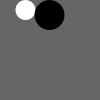
Frame 1 (no input)
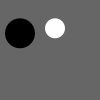
Frame 60 (the mouse pressed at the canvas centre just before this capture)
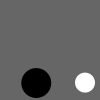
Frame 120 (the mouse held since frame 60 and released just before this capture)

The Processing sketch that drew these frames (run headless with seeded random() and noise(); from frame 60 on, the mouse is pressed at the canvas centre):

// Processing sketch: processing_891
// ── processing_891.pde

Ball b1, b2;

float gravity = 0.01;

void setup() {
  size(100,100);
  background(102);
  ellipseMode(CENTER);
  noStroke();

  int r1 = 10;         
  int r2 = 15; 
  float bnc1 = 0.9;   
  float bnc2 = 0.85;



  b1 = new Ball(width/4, r1, 0.5, 0, bnc1, r1, 255);
  b2 = new Ball(width/2, r2, -0.5, 0, bnc2, r2, 0);
}


void draw() {
  background(102);
  

  b1.update();
  b2.update();
}


class Ball
{

  float posx, posy;         
  float speedx, speedy;      
  float bounciness;        
  int radius, colour;    
  
  Ball (float x, float y, float sx, float sy, float b, int r, int c) {
    posx = x; posy = y;
    speedx = sx; speedy = sy;
    bounciness = b;
    radius = r;
    colour = c;
    fill(colour);
    ellipse(posx, posy, radius*2, radius*2);
  }

  void update () {
    speedy += gravity;


    posx = constrain(posx + speedx, radius, width-radius);
    posy = constrain(posy + speedy, radius, height-radius);


    if (posx <= radius || posx >= width-radius) speedx *= -bounciness;
    if (posy <= radius || posy >= height-radius) speedy *= -bounciness;

    fill(colour);
    ellipse(posx, posy, radius*2, radius*2);
  }
}
